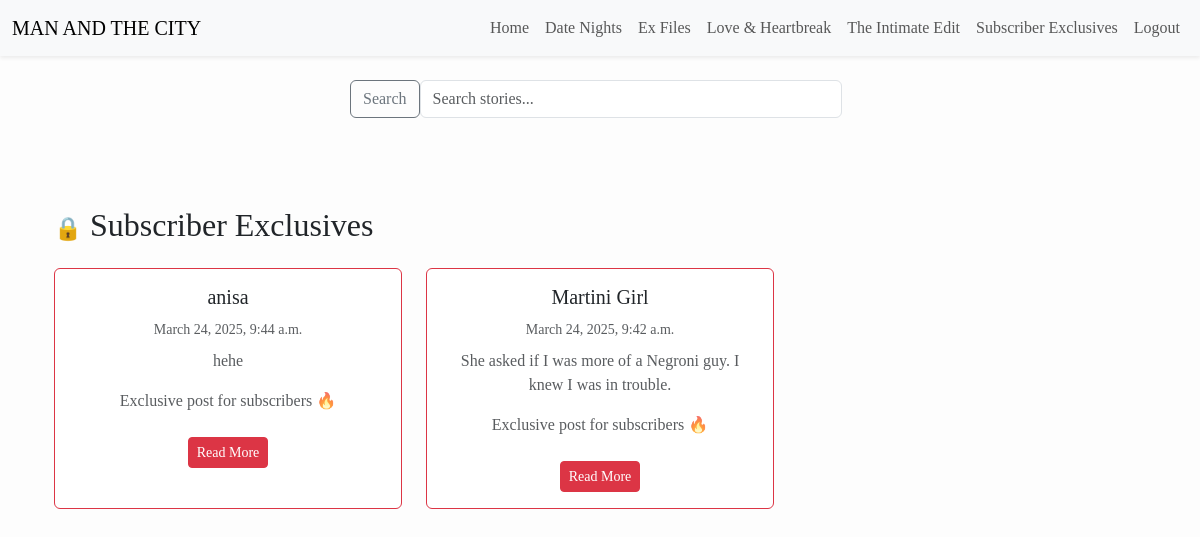
The page /post/subscriber-exclusives/ (signed in) on the database its author committed.
### posts/models.py (models this page shows, shortened)
class Post(models.Model):
    CATEGORY_CHOICES = [
        ('date', 'Date Night'),
        ('ex', 'Ex Files'),
        ('fun', 'Love & Laughs'),
        ('intimate', 'The Intimate Edit'),
    ]
    title = models.CharField(max_length=200)
    slug = models.SlugField(unique=True)
    date = models.DateTimeField(default=timezone.now)
    category = models.CharField(max_length=20, choices=CATEGORY_CHOICES)
    intro = models.TextField(blank=True)
    content = models.TextField()
    is_premium = models.BooleanField(default=False)
    image = models.ImageField(upload_to='post_images/', blank=True, null=True)
    chemistry_rating = models.IntegerField(default=0)
    banter_rating = models.IntegerField(default=0)
    looks_rating = models.IntegerField(default=0)
    vibe_rating = models.IntegerField(default=0)

### posts/views.py (the view)
# urls.py: path('subscriber-exclusives/', views.subscriber_exclusives, name='subscriber_exclusives'),
@login_required
def subscriber_exclusives(request):
    if not request.user.is_authenticated:
        return redirect('account_login')
    premium_posts = Post.objects.filter(is_premium=True).order_by('-date')
    return render(request, 'posts/subscriber_exclusives.html', {
        'premium_posts': premium_posts
    })

### posts/templates/posts/subscriber_exclusives.html (shortened to what this page needs)
{% extends 'base.html' %}
{% block content %}
<div class="container my-5">
  <h2 class="mb-4"><span style="font-size: 1.4rem;">🔒</span> Subscriber Exclusives</h2>
  <div class="row">
    {% for post in premium_posts %}
      <div class="col-md-4 mb-4">
        <div class="card h-100 border-danger">
          <div class="card-body text-center">
            <h5 class="card-title">{{ post.title }}</h5>
            <small class="text-muted">{{ post.date }}</small>
            <p class="card-text mt-2 text-muted">
              {{ post.intro }}
            </p>
            <p class="text-muted mt-3">
              Exclusive post for subscribers 🔥
            </p>
            <a href="{% url 'post_detail' slug=post.slug %}" class="btn btn-danger btn-sm mt-2">Read More</a>
          </div>
        </div>
      </div>
    {% empty %}
      <p>No premium posts yet.</p>
    {% endfor %}
  </div>
</div>
{% endblock %}

### templates/base.html (style rules this page uses)
body { font-family: 'Georgia', serif; background-color: #fdfdfd; }

### rows shown on the page
Post: title "anisa", date "March 24, 2025, 9:44 a.m.", intro "hehe"
Post: title "Martini Girl", date "March 24, 2025, 9:42 a.m.", intro "She asked if I was more of a Negroni guy. I knew I was in trouble."
